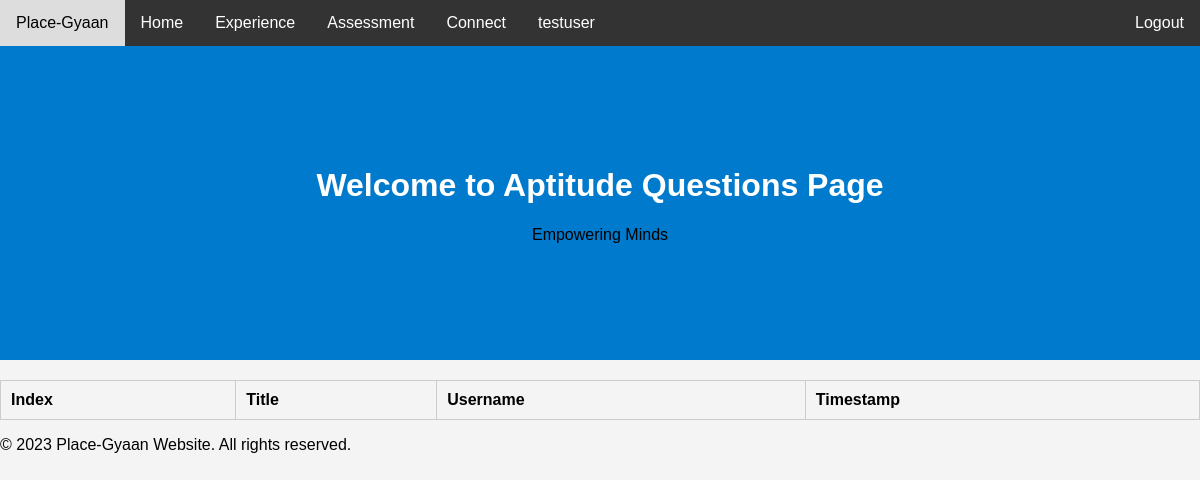
Before: /aptitude (signed in) with the older database file.
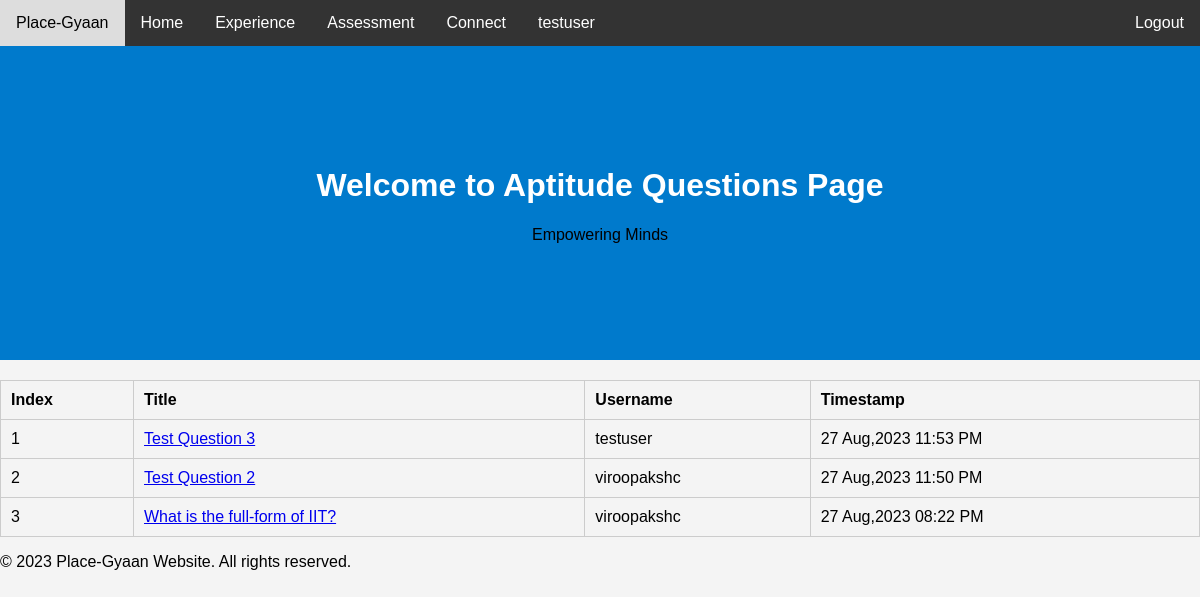
After: the same page with the newer database file.
### main/models.py (models this page shows)
class User(Base, UserMixin):
    __tablename__ = 'User'
    id = Column(Integer, primary_key=True,autoincrement=True)
    email = Column(String(255), unique=True)
    username = Column(String(255), unique=False, nullable=True)
    password = Column(String(255), nullable=False)
    active = Column(Boolean())
    fs_uniquifier = Column(String(64), unique=True, nullable=False)
    attributes=Column(MutableList.as_mutable(AsaList()),nullable=False)
    roles = relationship('Role', secondary='RolesUsers',
                         backref=backref('Users', lazy='dynamic'))

class Question(Base):
	__tablename__='Question'
	id = Column(Integer, primary_key=True,autoincrement=True)
	question = Column(String(255), unique=True, nullable=False)
	answer = Column(Integer, nullable=False)
	choices = Column(String(255), nullable=False)
	type = Column(String(80), nullable=False)
	auth_id = Column(Integer, ForeignKey('User.id'), nullable=False)
	timestamp = Column(String(80), nullable=False)
	correct_choice = Column(String(80))

### main/controllers.py (the view)
@app.route("/aptitude")
@auth_required()
def aptitude_question():
  return render_template("questions.html",type="Aptitude",questions=extract("Aptitude"),username=current_user.username)

### main/controllers.py (called while the page is built)
def extract_time(timestamp):
  time_and_date=dt.datetime.strptime(str(timestamp).split(".")[0],"%Y-%m-%d %H:%M:%S")
  return dt.datetime.strftime(time_and_date,"%d %b,%Y %I:%M %p")

def extract(type):
  questions=[]
  for question in Question.query.filter_by(type=type).all():
    l=[]
    l.append(-1)
    l.append(question.question)
    l.append(User.query.filter_by(id=question.auth_id).first().username)
    l.append(extract_time(question.timestamp))
    l.append(question.id)
    questions.append(l)
  questions.sort(key=lambda x:x[3],reverse=True)
  c=1
  for que in questions:
    que[0]=c
    c+=1
  return questions

### main/templates/questions.html (shortened to what this page needs)
{% extends "whole.html" %}
{% block user %}
            {{ username }}
        {% endblock %}
{% block welcome %}
	<div class="header">
        <h1>Welcome to {{ type }} Questions Page</h1>
        <p>Empowering Minds</p>
    </div>
{% endblock %}
{% block content %}
        <table class="questions-table">
            <thead>
                <tr>
                    <th>Index</th>
                    <th>Title</th>
                    <th>Username</th>
                    <th>Timestamp</th>
                </tr>
            </thead>
            <tbody>
                {% for question in questions %}
                    <tr>
                        <td>{{ question[0] }}</td>
                        <td><a href="{{ url_for('view_question', question_id=question[4]) }}">{{ question[1] }}</a></td>
                        <td>{{ question[2] }}</td>
                        <td>{{ question[3] }}</td>
                    </tr>
                {% endfor %}
            </tbody>
        </table>
{% endblock %}

Changed rows visible on the page:
added Question: question "Test Question 3"
added Question: question "Test Question 2"
added User: username "viroopakshc" "viroopakshc"
added Question: question "What is the full-form of IIT?"
Other visible differences:
new list line: "1 27 Aug,2023 11:53 PM"
new list line: "testuser"
new list line: "2 27 Aug,2023 11:50 PM"
new list line: "3 27 Aug,2023 08:22 PM"
